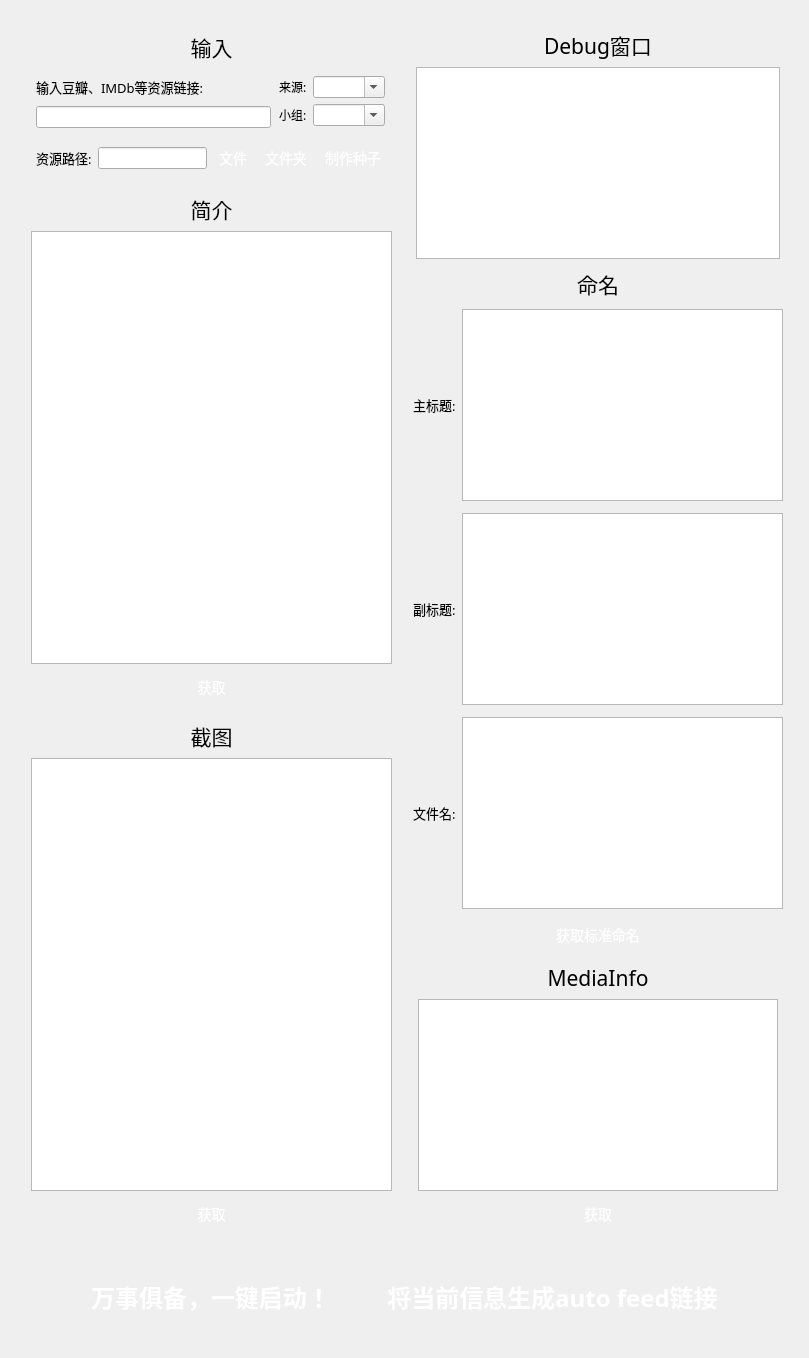
      <widget class="QWidget" name="tab">
       <attribute name="title">
        <string>电影</string>
       </attribute>
       <layout class="QVBoxLayout" name="verticalLayout_12">
        <item>
         <layout class="QVBoxLayout" name="verticalLayout_6">
          <property name="leftMargin">
           <number>5</number>
          </property>
          <property name="topMargin">
           <number>5</number>
          </property>
          <property name="rightMargin">
           <number>5</number>
          </property>
          <property name="bottomMargin">
           <number>5</number>
          </property>
          <item>
           <layout class="QHBoxLayout" name="horizontalLayout_4">
            <property name="leftMargin">
             <number>5</number>
            </property>
            <property name="topMargin">
             <number>5</number>
            </property>
            <property name="rightMargin">
             <number>5</number>
            </property>
            <property name="bottomMargin">
             <number>5</number>
            </property>
            <item>
             <layout class="QVBoxLayout" name="verticalLayout_9">
              <property name="leftMargin">
               <number>5</number>
              </property>
              <property name="topMargin">
               <number>5</number>
              </property>
              <property name="rightMargin">
               <number>5</number>
              </property>
              <property name="bottomMargin">
               <number>5</number>
              </property>
              <item>
               <layout class="QVBoxLayout" name="verticalLayout_8" stretch="0,0,0">
                <property name="leftMargin">
                 <number>5</number>
                </property>
                <property name="topMargin">
                 <number>5</number>
                </property>
                <property name="rightMargin">
                 <number>5</number>
                </property>
                <property name="bottomMargin">
                 <number>5</number>
                </property>
                <item>
                 <widget class="QLabel" name="label_16">
                  <property name="font">
                   <font>
                    <family>微软雅黑</family>
                    <pointsize>16</pointsize>
                   </font>
                  </property>
                  <property name="text">
                   <string>输入</string>
                  </property>
                  <property name="alignment">
                   <set>Qt::AlignCenter</set>
                  </property>
                 </widget>
                </item>
                <item>
                 <layout class="QHBoxLayout" name="horizontalLayout_2">
                  <property name="leftMargin">
                   <number>5</number>
                  </property>
                  <property name="topMargin">
                   <number>5</number>
                  </property>
                  <property name="rightMargin">
                   <number>5</number>
                  </property>
                  <property name="bottomMargin">
                   <number>5</number>
                  </property>
                  <item>
                   <layout class="QVBoxLayout" name="verticalLayout_7">
                    <property name="leftMargin">
                     <number>0</number>
                    </property>
                    <property name="topMargin">
                     <number>0</number>
                    </property>
                    <property name="rightMargin">
                     <number>0</number>
                    </property>
                    <property name="bottomMargin">
                     <number>0</number>
                    </property>
                    <item>
                     <widget class="QLabel" name="label">
                      <property name="font">
                       <font>
                        <family>微软雅黑</family>
                        <pointsize>10</pointsize>
                       </font>
                      </property>
                      <property name="text">
                       <string>输入豆瓣、IMDb等资源链接:</string>
                      </property>
                     </widget>
                    </item>
                    <item>
                     <widget class="QLineEdit" name="resourceUrlMovie">
                      <property name="text">
                       <string/>
                      </property>
                      <property name="clearButtonEnabled">
                       <bool>true</bool>
                      </property>
                     </widget>
                    </item>
                   </layout>
                  </item>
                  <item>
                   <layout class="QVBoxLayout" name="verticalLayout_10">
                    <property name="leftMargin">
                     <number>2</number>
                    </property>
                    <property name="topMargin">
                     <number>2</number>
                    </property>
                    <property name="rightMargin">
                     <number>2</number>
                    </property>
                    <property name="bottomMargin">
                     <number>2</number>
                    </property>
                    <item>
                     <layout class="QHBoxLayout" name="horizontalLayout_5">
                      <item>
                       <widget class="QLabel" name="label_3">
                        <property name="font">
                         <font>
                          <family>微软雅黑</family>
                          <pointsize>9</pointsize>
                         </font>
                        </property>
                        <property name="text">
                         <string>来源:</string>
                        </property>
                       </widget>
                      </item>
                      <item>
                       <widget class="QComboBox" name="sourceMovie">
                        <property name="editable">
                         <bool>true</bool>
                        </property>
                       </widget>
                      </item>
                     </layout>
                    </item>
                    <item>
                     <layout class="QHBoxLayout" name="horizontalLayout_6">
                      <item>
                       <widget class="QLabel" name="label_6">
                        <property name="font">
                         <font>
                          <family>微软雅黑</family>
                          <pointsize>9</pointsize>
                         </font>
                        </property>
                        <property name="text">
                         <string>小组:</string>
                        </property>
                       </widget>
                      </item>
                      <item>
                       <widget class="QComboBox" name="teamMovie">
                        <property name="editable">
                         <bool>true</bool>
                        </property>
                       </widget>
                      </item>
                     </layout>
                    </item>
                   </layout>
                  </item>
                 </layout>
                </item>
                <item>
                 <layout class="QHBoxLayout" name="horizontalLayout">
                  <property name="leftMargin">
                   <number>5</number>
                  </property>
                  <property name="topMargin">
                   <number>5</number>
                  </property>
                  <property name="rightMargin">
                   <number>5</number>
                  </property>
                  <property name="bottomMargin">
                   <number>5</number>
                  </property>
                  <item>
                   <widget class="QLabel" name="label_2">
                    <property name="font">
                     <font>
                      <family>微软雅黑</family>
                      <pointsize>10</pointsize>
                     </font>
                    </property>
                    <property name="text">
                     <string>资源路径:</string>
                    </property>
                   </widget>
                  </item>
                  <item>
                   <widget class="QLineEdit" name="videoPathMovie">
                    <property name="text">
                     <string/>
                    </property>
                    <property name="dragEnabled">
                     <bool>true</bool>
                    </property>
                    <property name="clearButtonEnabled">
                     <bool>true</bool>
                    </property>
                   </widget>
                  </item>
                  <item>
                   <widget class="QPushButton" name="selectVideoButtonMovie">
                    <property name="styleSheet">
                     <string notr="true">QPushButton {
    display: inline-block;
    padding: 3px 6px;
    font-size: 14px;
    cursor: pointer;
    text-align: center;
    text-decoration: none;
    outline: none;
    color:#fff;
background-color: 
				qlineargradient(x1:0, y1:0, x2:0, y2:1,
                                      stop:0 #16bf9d,
                                      stop:1 #10a266);
    border: none;
    border-radius: 8px;
    box-shadow: 0 9px #999;
}

QPushButton:hover {
background-color: 
				qlineargradient(x1:0, y1:0, x2:0, y2:1,
                                      stop:0 #11b998,
                                      stop:1 #08965e);
}

QPushButton:pressed {
    background-color: 
				qlineargradient(x1:0, y1:0, x2:0, y2:1,
                                      stop:0 #0e9278,
                                      stop:1 #0e925c);
}
</string>
                    </property>
                    <property name="text">
                     <string>文件</string>
                    </property>
                   </widget>
                  </item>
                  <item>
                   <widget class="QPushButton" name="selectVideoFolderButtonMovie">
                    <property name="styleSheet">
                     <string notr="true">QPushButton {
    display: inline-block;
    padding: 3px 6px;
    font-size: 14px;
    cursor: pointer;
    text-align: center;
    text-decoration: none;
    outline: none;
    color:#fff;
background-color: 
				qlineargradient(x1:0, y1:0, x2:0, y2:1,
                                      stop:0 #16bf9d,
                                      stop:1 #10a266);
    border: none;
    border-radius: 8px;
    box-shadow: 0 9px #999;
}

QPushButton:hover {
background-color: 
				qlineargradient(x1:0, y1:0, x2:0, y2:1,
                                      stop:0 #11b998,
                                      stop:1 #08965e);
}

QPushButton:pressed {
    background-color: 
				qlineargradient(x1:0, y1:0, x2:0, y2:1,
                                      stop:0 #0e9278,
                                      stop:1 #0e925c);
}
</string>
                    </property>
                    <property name="text">
                     <string>文件夹</string>
                    </property>
                   </widget>
                  </item>
                  <item>
                   <widget class="QPushButton" name="makeTorrentButtonMovie">
                    <property name="styleSheet">
                     <string notr="true">QPushButton {
    display: inline-block;
    padding: 3px 6px;
    font-size: 14px;
    cursor: pointer;
    text-align: center;
    text-decoration: none;
    outline: none;
    color:#fff;
background-color: 
				qlineargradient(x1:0, y1:0, x2:0, y2:1,
                                      stop:0 #16bf9d,
                                      stop:1 #10a266);
    border: none;
    border-radius: 8px;
    box-shadow: 0 9px #999;
}

QPushButton:hover {
background-color: 
				qlineargradient(x1:0, y1:0, x2:0, y2:1,
                                      stop:0 #11b998,
                                      stop:1 #08965e);
}

QPushButton:pressed {
    background-color: 
				qlineargradient(x1:0, y1:0, x2:0, y2:1,
                                      stop:0 #0e9278,
                                      stop:1 #0e925c);
}
</string>
                    </property>
                    <property name="text">
                     <string>制作种子</string>
                    </property>
                   </widget>
                  </item>
                 </layout>
                </item>
               </layout>
              </item>
              <item>
               <layout class="QVBoxLayout" name="verticalLayout">
                <property name="leftMargin">
                 <number>5</number>
                </property>
                <property name="topMargin">
                 <number>5</number>
                </property>
                <property name="rightMargin">
                 <number>5</number>
                </property>
                <property name="bottomMargin">
                 <number>5</number>
                </property>
                <item>
                 <widget class="QLabel" name="label_11">
                  <property name="font">
                   <font>
                    <family>微软雅黑</family>
                    <pointsize>16</pointsize>
                   </font>
                  </property>
                  <property name="text">
                   <string>简介</string>
                  </property>
                  <property name="alignment">
                   <set>Qt::AlignCenter</set>
                  </property>
                 </widget>
                </item>
                <item>
                 <widget class="QTextEdit" name="descriptionBrowserMovie"/>
                </item>
                <item>
                 <widget class="QPushButton" name="getPtGenButtonMovie">
                  <property name="styleSheet">
                   <string notr="true">QPushButton {
    display: inline-block;
    padding: 6px 6px;
    font-size: 14px;
    cursor: pointer;
    text-align: center;
    text-decoration: none;
    outline: none;
    color:#fff;
background-color: 
				qlineargradient(x1:0, y1:0, x2:0, y2:1,
                                      stop:0 #16bf9d,
                                      stop:1 #10a266);
    border: none;
    border-radius: 8px;
    box-shadow: 0 9px #999;
}

QPushButton:hover {
background-color: 
				qlineargradient(x1:0, y1:0, x2:0, y2:1,
                                      stop:0 #11b998,
                                      stop:1 #08965e);
}

QPushButton:pressed {
    background-color: 
				qlineargradient(x1:0, y1:0, x2:0, y2:1,
                                      stop:0 #0e9278,
                                      stop:1 #0e925c);
}
</string>
                  </property>
                  <property name="text">
                   <string>获取</string>
                  </property>
                 </widget>
                </item>
               </layout>
              </item>
              <item>
               <layout class="QVBoxLayout" name="verticalLayout_2">
                <property name="leftMargin">
                 <number>5</number>
                </property>
                <property name="topMargin">
                 <number>5</number>
                </property>
                <property name="rightMargin">
                 <number>5</number>
                </property>
                <property name="bottomMargin">
                 <number>5</number>
                </property>
                <item>
                 <widget class="QLabel" name="label_5">
                  <property name="font">
                   <font>
                    <family>微软雅黑</family>
                    <pointsize>16</pointsize>
                   </font>
                  </property>
                  <property name="text">
                   <string>截图</string>
                  </property>
                  <property name="alignment">
                   <set>Qt::AlignCenter</set>
                  </property>
                 </widget>
                </item>
                <item>
                 <widget class="QTextEdit" name="pictureUrlBrowserMovie"/>
                </item>
                <item>
                 <widget class="QPushButton" name="getPictureButtonMovie">
                  <property name="styleSheet">
                   <string notr="true">QPushButton {
    display: inline-block;
    padding: 6px 6px;
    font-size: 14px;
    cursor: pointer;
    text-align: center;
    text-decoration: none;
    outline: none;
    color:#fff;
background-color: 
				qlineargradient(x1:0, y1:0, x2:0, y2:1,
                                      stop:0 #16bf9d,
                                      stop:1 #10a266);
    border: none;
    border-radius: 8px;
    box-shadow: 0 9px #999;
}

QPushButton:hover {
background-color: 
				qlineargradient(x1:0, y1:0, x2:0, y2:1,
                                      stop:0 #11b998,
                                      stop:1 #08965e);
}

QPushButton:pressed {
    background-color: 
				qlineargradient(x1:0, y1:0, x2:0, y2:1,
                                      stop:0 #0e9278,
                                      stop:1 #0e925c);
}
</string>
                  </property>
                  <property name="text">
                   <string>获取</string>
                  </property>
                 </widget>
                </item>
               </layout>
              </item>
             </layout>
            </item>
            <item>
             <layout class="QVBoxLayout" name="verticalLayout_5">
              <property name="leftMargin">
               <number>5</number>
              </property>
              <property name="topMargin">
               <number>5</number>
              </property>
              <property name="rightMargin">
               <number>5</number>
              </property>
              <property name="bottomMargin">
               <number>5</number>
              </property>
              <item>
               <layout class="QVBoxLayout" name="verticalLayout_3">
                <property name="leftMargin">
                 <number>3</number>
                </property>
                <property name="topMargin">
                 <number>3</number>
                </property>
                <property name="rightMargin">
                 <number>3</number>
                </property>
                <property name="bottomMargin">
                 <number>3</number>
                </property>
                <item>
                 <widget class="QLabel" name="label_4">
                  <property name="font">
                   <font>
                    <family>微软雅黑</family>
                    <pointsize>16</pointsize>
                   </font>
                  </property>
                  <property name="text">
                   <string>Debug窗口</string>
                  </property>
                  <property name="alignment">
                   <set>Qt::AlignCenter</set>
                  </property>
                 </widget>
                </item>
                <item>
                 <widget class="QTextBrowser" name="debugBrowserMovie"/>
                </item>
               </layout>
              </item>
              <item>
               <widget class="QLabel" name="label_12">
                <property name="font">
                 <font>
                  <family>微软雅黑</family>
                  <pointsize>16</pointsize>
                 </font>
                </property>
                <property name="text">
                 <string>命名</string>
                </property>
                <property name="alignment">
                 <set>Qt::AlignCenter</set>
                </property>
               </widget>
              </item>
              <item>
               <layout class="QHBoxLayout" name="horizontalLayout_3">
                <property name="leftMargin">
                 <number>0</number>
                </property>
                <property name="topMargin">
                 <number>3</number>
                </property>
                <property name="rightMargin">
                 <number>0</number>
                </property>
                <property name="bottomMargin">
                 <number>3</number>
                </property>
                <item>
                 <widget class="QLabel" name="label_13">
                  <property name="font">
                   <font>
                    <family>微软雅黑</family>
                    <pointsize>10</pointsize>
                   </font>
                  </property>
                  <property name="text">
                   <string>主标题:</string>
                  </property>
                 </widget>
                </item>
                <item>
                 <widget class="QTextEdit" name="mainTitleBrowserMovie"/>
                </item>
               </layout>
              </item>
              <item>
               <layout class="QHBoxLayout" name="horizontalLayout_7">
                <property name="leftMargin">
                 <number>0</number>
                </property>
                <property name="topMargin">
                 <number>3</number>
                </property>
                <property name="rightMargin">
                 <number>0</number>
                </property>
                <property name="bottomMargin">
                 <number>3</number>
                </property>
                <item>
                 <widget class="QLabel" name="label_14">
                  <property name="font">
                   <font>
                    <family>微软雅黑</family>
                    <pointsize>10</pointsize>
                   </font>
                  </property>
                  <property name="text">
                   <string>副标题:</string>
                  </property>
                 </widget>
                </item>
                <item>
                 <widget class="QTextEdit" name="secondTitleBrowserMovie"/>
                </item>
               </layout>
              </item>
              <item>
               <layout class="QHBoxLayout" name="horizontalLayout_8">
                <property name="leftMargin">
                 <number>0</number>
                </property>
                <property name="topMargin">
                 <number>3</number>
                </property>
                <property name="rightMargin">
                 <number>0</number>
                </property>
                <property name="bottomMargin">
                 <number>3</number>
                </property>
                <item>
                 <widget class="QLabel" name="label_15">
                  <property name="font">
                   <font>
                    <family>微软雅黑</family>
                    <pointsize>10</pointsize>
                   </font>
                  </property>
                  <property name="text">
                   <string>文件名:</string>
                  </property>
                 </widget>
                </item>
                <item>
                 <widget class="QTextEdit" name="fileNameBrowserMovie"/>
                </item>
               </layout>
              </item>
              <item>
               <widget class="QPushButton" name="getNameButtonMovie">
                <property name="styleSheet">
                 <string notr="true">QPushButton {
    display: inline-block;
    padding: 6px 6px;
    font-size: 14px;
    cursor: pointer;
    text-align: center;
    text-decoration: none;
    outline: none;
    color:#fff;
background-color: 
				qlineargradient(x1:0, y1:0, x2:0, y2:1,
                                      stop:0 #16bf9d,
                                      stop:1 #10a266);
    border: none;
    border-radius: 8px;
    box-shadow: 0 9px #999;
}

QPushButton:hover {
background-color: 
				qlineargradient(x1:0, y1:0, x2:0, y2:1,
                                      stop:0 #11b998,
                                      stop:1 #08965e);
}

QPushButton:pressed {
    background-color: 
				qlineargradient(x1:0, y1:0, x2:0, y2:1,
                                      stop:0 #0e9278,
                                      stop:1 #0e925c);
}
</string>
                </property>
                <property name="text">
                 <string>获取标准命名</string>
                </property>
               </widget>
              </item>
              <item>
               <layout class="QVBoxLayout" name="verticalLayout_4">
                <property name="leftMargin">
                 <number>5</number>
                </property>
                <property name="topMargin">
                 <number>5</number>
                </property>
                <property name="rightMargin">
                 <number>5</number>
                </property>
                <property name="bottomMargin">
                 <number>5</number>
                </property>
                <item>
                 <widget class="QLabel" name="label_10">
                  <property name="font">
                   <font>
                    <family>微软雅黑</family>
                    <pointsize>16</pointsize>
                   </font>
                  </property>
                  <property name="text">
                   <string>MediaInfo</string>
                  </property>
                  <property name="alignment">
                   <set>Qt::AlignCenter</set>
                  </property>
                 </widget>
                </item>
                <item>
                 <widget class="QTextBrowser" name="mediainfoBrowserMovie"/>
                </item>
                <item>
                 <widget class="QPushButton" name="getMediaInfoButtonMovie">
                  <property name="styleSheet">
                   <string notr="true">QPushButton {
    display: inline-block;
    padding: 6px 6px;
    font-size: 14px;
    cursor: pointer;
    text-align: center;
    text-decoration: none;
    outline: none;
    color:#fff;
background-color: 
				qlineargradient(x1:0, y1:0, x2:0, y2:1,
                                      stop:0 #16bf9d,
                                      stop:1 #10a266);
    border: none;
    border-radius: 8px;
    box-shadow: 0 9px #999;
}

QPushButton:hover {
background-color: 
				qlineargradient(x1:0, y1:0, x2:0, y2:1,
                                      stop:0 #11b998,
                                      stop:1 #08965e);
}

QPushButton:pressed {
    background-color: 
				qlineargradient(x1:0, y1:0, x2:0, y2:1,
                                      stop:0 #0e9278,
                                      stop:1 #0e925c);
}
</string>
                  </property>
                  <property name="text">
                   <string>获取</string>
                  </property>
                 </widget>
                </item>
               </layout>
              </item>
             </layout>
            </item>
           </layout>
          </item>
          <item>
           <layout class="QHBoxLayout" name="horizontalLayout_9">
            <property name="leftMargin">
             <number>50</number>
            </property>
            <property name="topMargin">
             <number>5</number>
            </property>
            <property name="rightMargin">
             <number>50</number>
            </property>
            <property name="bottomMargin">
             <number>5</number>
            </property>
            <item>
             <widget class="QPushButton" name="startButtonMovie">
              <property name="minimumSize">
               <size>
                <width>0</width>
                <height>80</height>
               </size>
              </property>
              <property name="font">
               <font>
                <family>微软雅黑</family>
                <pointsize>-1</pointsize>
                <bold>true</bold>
                <underline>false</underline>
                <strikeout>false</strikeout>
               </font>
              </property>
              <property name="styleSheet">
               <string notr="true">QPushButton {
    display: inline-block;
    padding: 15px 25px;
    font-size: 24px;
    cursor: pointer;
    text-align: center;
    text-decoration: none;
    outline: none;
    color:#fff;
background-color: 
				qlineargradient(x1:0, y1:0, x2:0, y2:1,
                                      stop:0 #16bf9d,
                                      stop:1 #10a266);
    border: none;
    border-radius: 20px;
    box-shadow: 0 9px #999;
}

QPushButton:hover {
background-color: 
				qlineargradient(x1:0, y1:0, x2:0, y2:1,
                                      stop:0 #11b998,
                                      stop:1 #08965e);
}

QPushButton:pressed {
    background-color: 
				qlineargradient(x1:0, y1:0, x2:0, y2:1,
                                      stop:0 #0e9278,
                                      stop:1 #0e925c);
}
</string>
              </property>
              <property name="text">
               <string>万事俱备，一键启动！</string>
              </property>
             </widget>
            </item>
            <item>
             <widget class="QPushButton" name="autoFeedButtonMovie">
              <property name="minimumSize">
               <size>
                <width>0</width>
                <height>80</height>
               </size>
              </property>
              <property name="font">
               <font>
                <family>微软雅黑</family>
                <pointsize>-1</pointsize>
                <bold>true</bold>
                <underline>false</underline>
                <strikeout>false</strikeout>
               </font>
              </property>
              <property name="styleSheet">
               <string notr="true">QPushButton {
    display: inline-block;
    padding: 15px 25px;
    font-size: 24px;
    cursor: pointer;
    text-align: center;
    text-decoration: none;
    outline: none;
    color:#fff;
background-color: 
				qlineargradient(x1:0, y1:0, x2:0, y2:1,
                                      stop:0 #16bf9d,
                                      stop:1 #10a266);
    border: none;
    border-radius: 20px;
    box-shadow: 0 9px #999;
}

QPushButton:hover {
background-color: 
				qlineargradient(x1:0, y1:0, x2:0, y2:1,
                                      stop:0 #11b998,
                                      stop:1 #08965e);
}

QPushButton:pressed {
    background-color: 
				qlineargradient(x1:0, y1:0, x2:0, y2:1,
                                      stop:0 #0e9278,
                                      stop:1 #0e925c);
}
</string>
              </property>
              <property name="text">
               <string>将当前信息生成auto feed链接</string>
              </property>
             </widget>
            </item>
           </layout>
          </item>
         </layout>
        </item>
       </layout>
      </widget>
